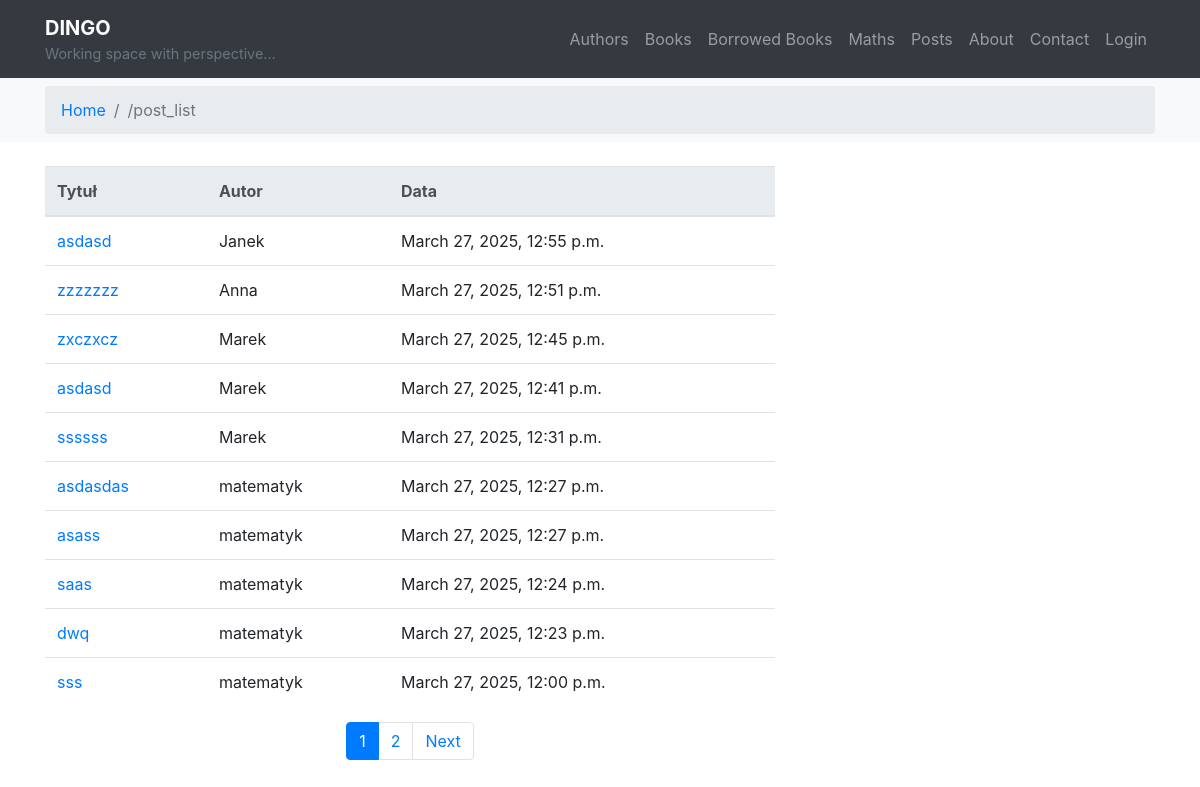
/posts/, run on the app's committed database.
### posts/models.py (models this page shows, shortened)
class Post(models.Model):
    title = models.CharField(max_length=100)
    content = models.TextField()
    created = models.DateTimeField(auto_now_add=True)
    modified = models.DateTimeField(auto_now=True)
    author = models.ForeignKey(Author, on_delete=models.CASCADE)
    image = models.ImageField(
        upload_to='photos/%Y/%m/%d', null=True, blank=True)
    tags = models.ManyToManyField("posts.Tag", related_name="posts")

class Author(models.Model):
    nick = models.CharField(max_length=20, unique=True)
    email = models.EmailField(unique=True)

### posts/views.py (the view)
# urls.py: path('', post_list, name='post_list'),
def post_list(request):
    posts = Post.objects.order_by('-created')
    paginator = Paginator(posts, 10)
    page_number = request.GET.get('page')
    posts_page = paginator.get_page(page_number)
    if request.method == "POST":
        form = PostForm(data=request.POST, files=request.FILES)
        if form.is_valid():
            form.save()
            return redirect('posts:post_list')
    else:
        form = PostForm()
    return render(request, "posts/post_list.html", {
        "posts": posts_page,
        "form": form
    })

### posts/templates/posts/post_list.html (shortened to what this page needs)
{% extends "main.html" %}
{% load bootstrap4 %}
{% block content %}
<div class="row">
    <div class="col-md-8">
        <table class="table table-hover">
            <thead class="thead-light">
                <tr>
                    <th>Tytuł</th>
                    <th>Autor</th>
                    <th>Data</th>
                </tr>
            </thead>
            <tbody>
                {% for post in posts %}
                    <tr>
                        <td>
                            <a href="{% url 'posts:post_detail' post.pk %}">
                                {{ post.title }}
                            </a>
                        </td>
                        <td>{{ post.author.nick }}</td>
                        <td>{{ post.created|date:"F j, Y, g:i a" }}</td>
                    </tr>
                {% empty %}
                    <tr><td colspan="3"><em>Brak postów</em></td></tr>
                {% endfor %}
            </tbody>
        </table>
        {% if posts.has_other_pages %}
            <nav>
                <ul class="pagination justify-content-center">
                    {% for num in posts.paginator.page_range %}
                        <li class="page-item {% if posts.number == num %}active{% endif %}">
                            <a class="page-link" href="?page={{ num }}">{{ num }}</a>
                        </li>
                    {% endfor %}
                    {% if posts.has_next %}
                        <li class="page-item">
                            <a class="page-link" href="?page={{ posts.next_page_number }}">Next</a>
                        </li>
                    {% endif %}
                </ul>
            </nav>
        {% endif %}
    </div>
    <div class="col-md-4">
    </div>
</div>
{% endblock %}

### data on the page
Post: title "asdasd", author.nick "Janek", created "March 27, 2025, 12:55 p.m."
Post: title "zzzzzzz", author.nick "Anna", created "March 27, 2025, 12:51 p.m."
Post: title "zxczxcz", author.nick "Marek", created "March 27, 2025, 12:45 p.m."
Post: title "asdasd", author.nick "Marek", created "March 27, 2025, 12:41 p.m."
Post: title "ssssss", author.nick "Marek", created "March 27, 2025, 12:31 p.m."
Post: title "asdasdas", author.nick "matematyk", created "March 27, 2025, 12:27 p.m."
Post: title "asass", author.nick "matematyk", created "March 27, 2025, 12:27 p.m."
Post: title "saas", author.nick "matematyk", created "March 27, 2025, 12:24 p.m."
Post: title "dwq", author.nick "matematyk", created "March 27, 2025, 12:23 p.m."
Post: title "sss", author.nick "matematyk", created "March 27, 2025, 12:00 p.m."

### other printed values
{{ request.resolver_match.url_name }} "post_list"
{{ num }} "1" "2"
